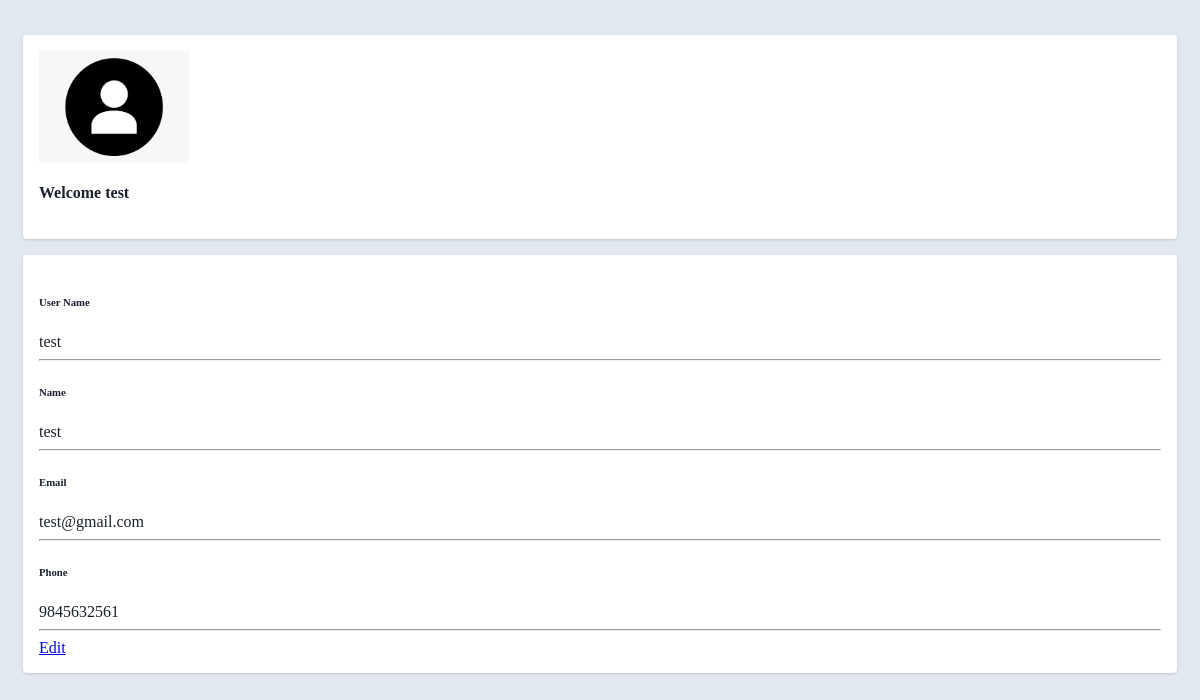
/show_profile/ (signed in), run on an earlier commit of the app's database.
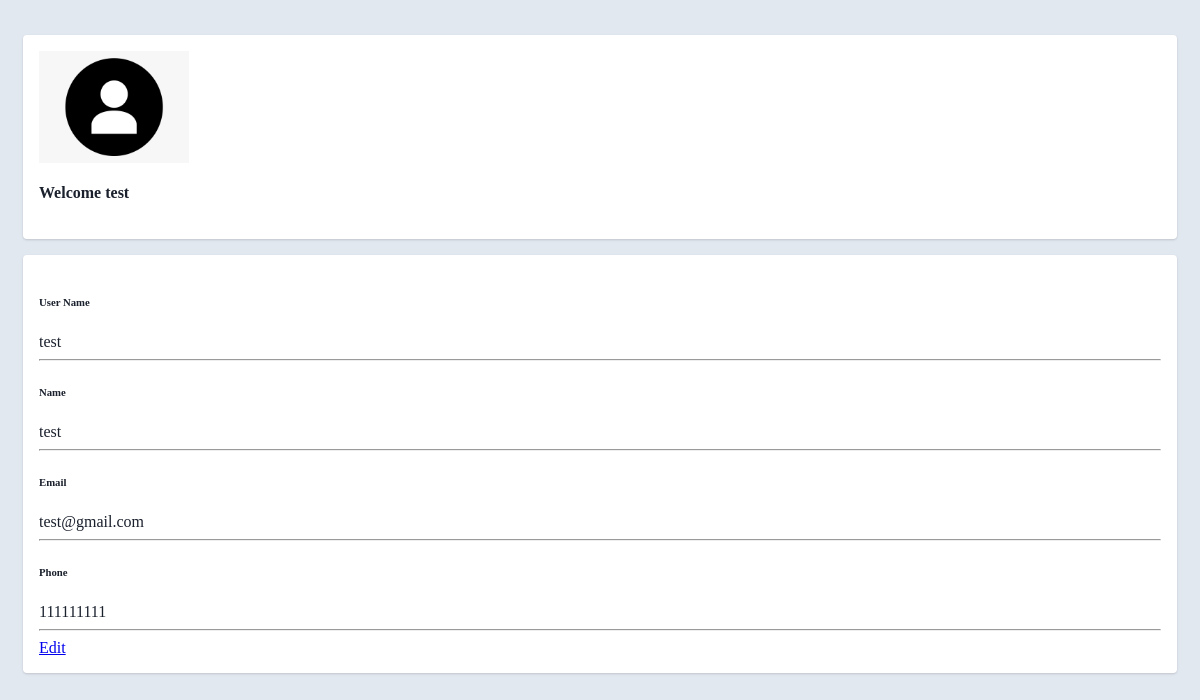
And on a later commit of the database.
### sellerapp/models.py (models this page shows)
class User(AbstractUser):
    object = User()
    phone = models.CharField(max_length=100, null=True)
    profile = models.ImageField(upload_to='media', null=True, blank=True)
    USERNAME_FIELD = 'username'
    REQUIRED_FIELDS = []
    objects = UserManager()
    def __str__(self):
        return self.username

### sellerapp/views.py (the view)
# urls.py: path('show_profile/', ShowProfile.as_view(), name='show_profile'),
@method_decorator(login_required(login_url='/log/'), name='dispatch')
class ShowProfile(View):
    def get(self, request):
        data = User.objects.get(username=request.user)
        return render(request, "show_profile.html", {'obj': data})

### sellerapp/templates/show_profile.html (shortened to what this page needs)
{% load static %}
<html lang="en">
<head>
    <link rel="stylesheet" href="{% static 'show_profile.css' %}" type="text/css"/>
</head>
<body>
<div class="container">
    <div class="main-body">
        <div class="row gutters-sm">
            <div class="col-md-4 mb-3">
                <div class="card">
                    <div class="card-body">
                        <div class="d-flex flex-column align-items-center text-center">
                            <img src="{{ obj.profile.url }}" alt="Admin"
                                 class="rounded-circle" width="150">
                            <div class="mt-3">
                                <h4>Welcome {{ obj.username }}</h4>
                            </div>
                        </div>
                    </div>
                </div>
            </div>
            <div class="col-md-8">
                <div class="card mb-3">
                    <div class="card-body">
                        <div class="row">
                            <div class="col-sm-3">
                                <h6 class="mb-0">User Name</h6>
                            </div>
                            <div class="col-sm-9 text-secondary">
                               {{ obj.username }}
                            </div>
                        </div>
                         <hr>
                        <div class="row">
                            <div class="col-sm-3">
                                <h6 class="mb-0">Name</h6>
                            </div>
                            <div class="col-sm-9 text-secondary">
                                {{ obj.first_name }}
                            </div>
                        </div>
                        <hr>
                        <div class="row">
                            <div class="col-sm-3">
                                <h6 class="mb-0">Email</h6>
                            </div>
                            <div class="col-sm-9 text-secondary">
                                {{ obj.email }}
                            </div>
                        </div>
                        <hr>
                        <div class="row">
                            <div class="col-sm-3">
                                <h6 class="mb-0">Phone</h6>
                            </div>
                            <div class="col-sm-9 text-secondary">
                                {{ obj.phone}}
                            </div>
                        </div>
                        <hr>
                        <div class="row">
                            <div class="col-sm-12">
                                <a class="btn btn-info " target="__blank"
                                   href="{% url 'edit_profile' %}">Edit</a>
                            </div>
                        </div>
                    </div>
                </div>
            </div>
        </div>
    </div>
</div>
</body>
</html>

What changed in the data, as far as the page shows it:
changed User "test": phone "9845632561" → "111111111"
